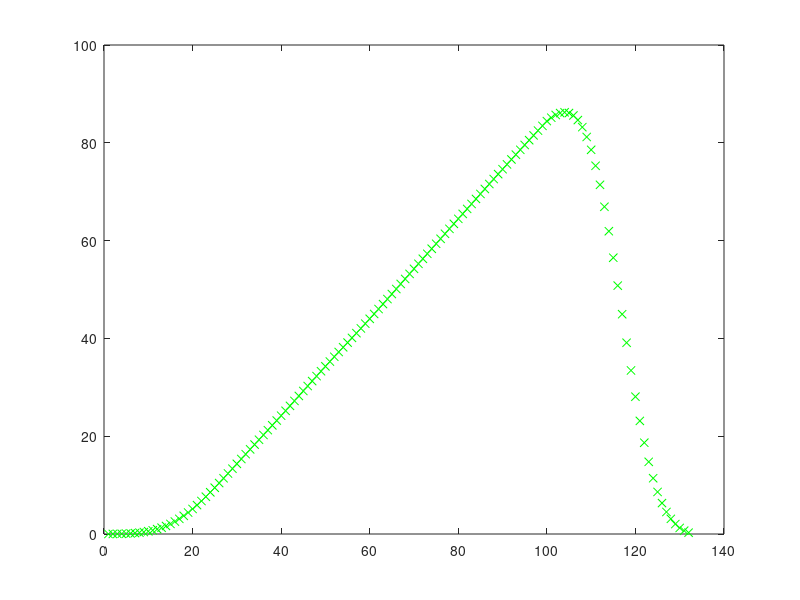

MATLAB code to generate this figure: (Note: this script raises an error after producing the figure.)
shapes = {'full','same','valid'};
% should try with both even and odd length filters by setting gausswin(#)
filter = gausswin(33);
filter = filter / sum(sum(filter));

%% test fftconv code matches conv for vector signals
signal = [1:100]' + randn(100,1);

for idx=1:length(shapes)
    shape = shapes{idx};
    figure()
    
    convout = conv(signal,filter,shape);
    plot(convout,'gx');
    hold on
    
    fftconvout = fftconv(signal,filter,shape);
    plot(fftconvout,'b-');
    hold off
    
    legend('conv','fftconv');
    if length(fftconvout) == length(convout)
        title(sprintf('%s, error=%0.3f',shape,sum(sum((convout-fftconvout).^2))));
    else
        title(sprintf('%s, len(conv) = %d, len(fftconv) = %d',shape,length(convout),length(fftconvout)));
    end
    
end

%% test fftconv code matches conv for matrix inputs
signal = repmat([1:100]',1,3) + 5*randn(100,3);

for idx=1:length(shapes)
    shape = shapes{idx};
    figure()
    
    convout = [];
    for jj=1:size(signal,2)
        convout = [convout,conv(signal(:,jj),filter,shape)];
    end
    plot(convout,'gx');
    hold on
    
    fftconvout = fftconv(signal,filter,shape);
    plot(fftconvout,'b-');
    hold off
    
end
